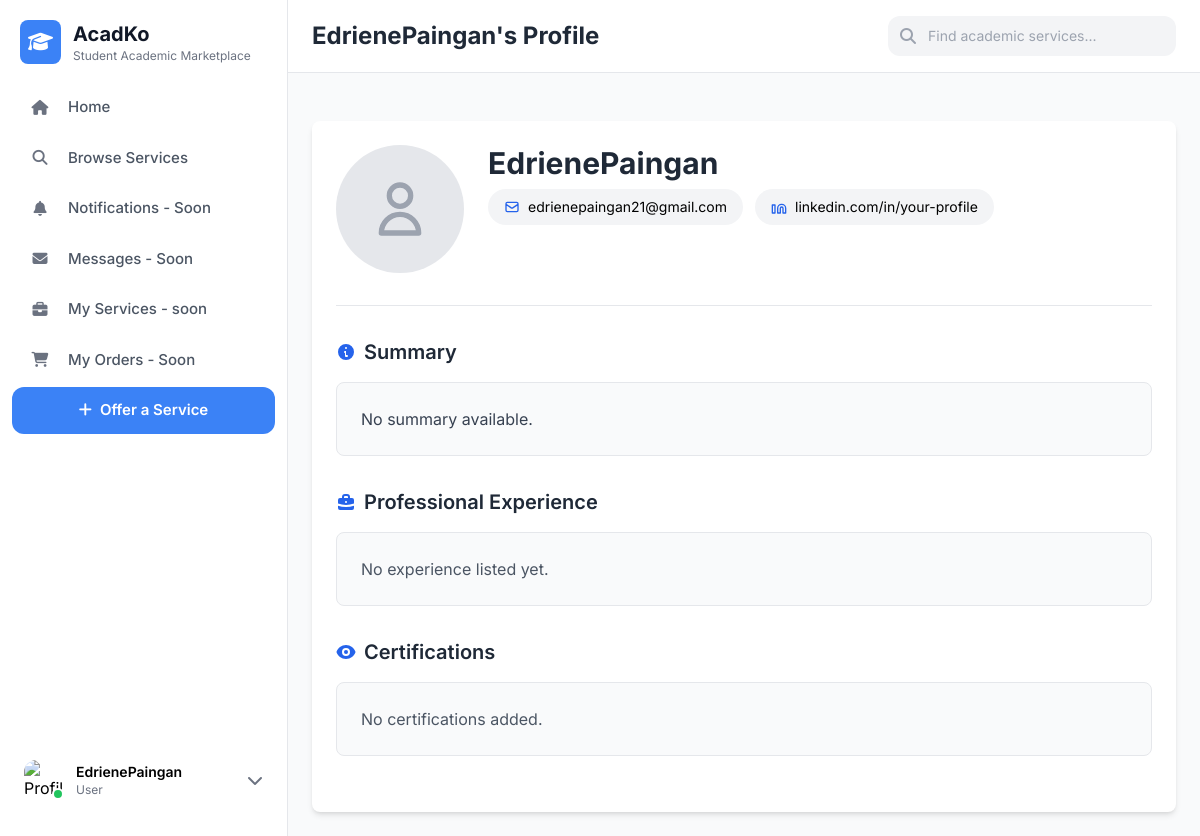
Before: /profile/1 with the older database file.
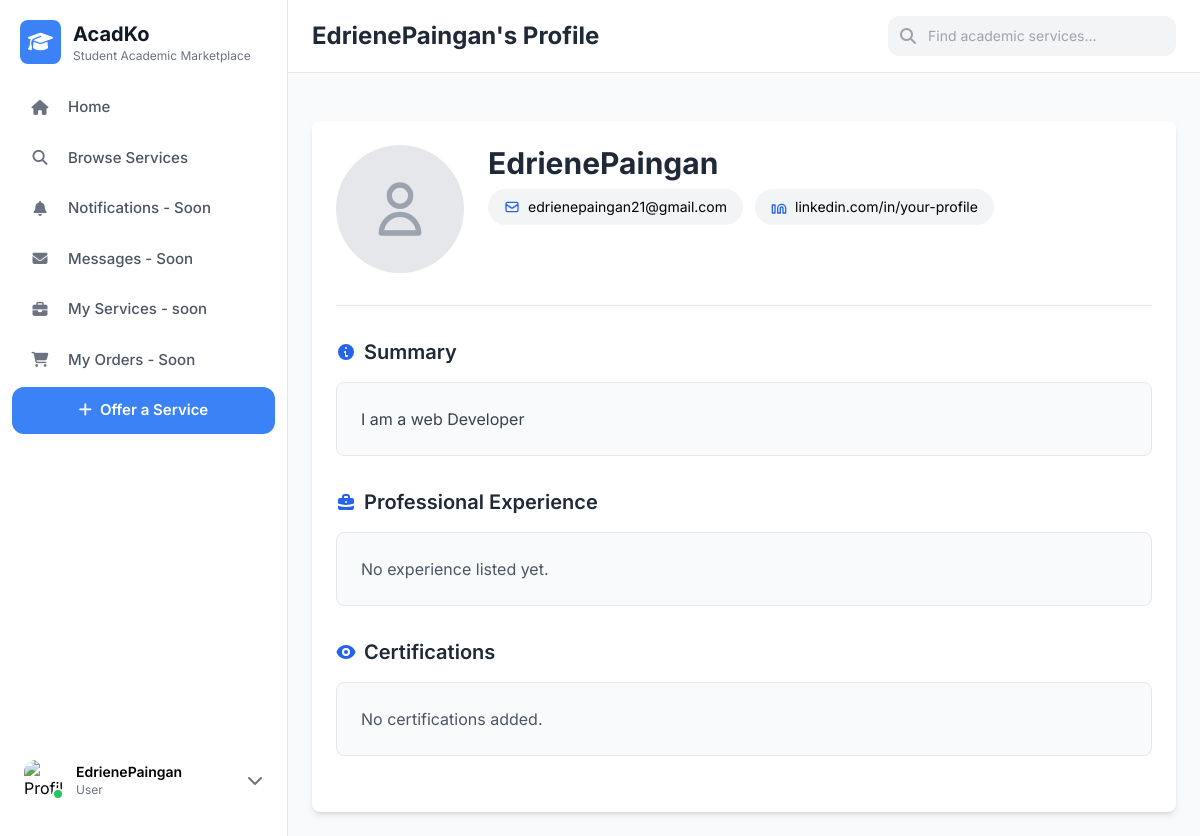
After: the same page with the newer database file.
### tables this page shows
CREATE TABLE users (
    id INTEGER PRIMARY KEY AUTOINCREMENT,
    username TEXT NOT NULL,
    email TEXT NOT NULL,
    hash TEXT NOT NULL
, profile_picture TEXT, skills TEXT, contact_info TEXT, description TEXT, experience TEXT, certifications TEXT, linkedin TEXT);

### app.py (the view)
@app.route('/profile/<int:user_id>')
def profile(user_id):
    conn = get_db_connection()
    cursor = conn.cursor()
    cursor.execute("SELECT * FROM users WHERE id = ?", (user_id,))
    user = cursor.fetchone()
    if not user:
        cursor.close()
        conn.close()
        return "User not found", 404
    current_user_id = session.get('user_id')
    is_owner = (current_user_id is not None and current_user_id == user['id'])
    cursor.close()
    conn.close()
    return render_template('public_profile_layout.html', user=user, edit=False, is_owner=is_owner)

### app.py (called while the page is built)
def get_db_connection():
    conn = sqlite3.connect("AcadKoDataBase.db")
    conn.row_factory = sqlite3.Row  # lets you access columns by name
    return conn

### templates/public_profile_layout.html (shortened to what this page needs)
{% extends "private_layout.html" %}
{% block h1 %}
<div class="flex justify-between items-center gap-4">
    <h1 class="text-2xl font-bold text-gray-800 flex-1 truncate">
        {{ user.username }}'s Profile
    </h1>
</div>
{% endblock %}
{% block content %}
  <main class="container mx-auto p-6 bg-white mt-6 rounded-lg shadow-md max-w-4xl">
    <section class="mb-8 flex flex-col md:flex-row items-start gap-6 border-b pb-8">
      <div class="relative group">
        <div class="w-32 h-32 rounded-full bg-gray-200 flex items-center justify-center overflow-hidden">
          {% if user.profile_picture %}
            <img src="{{ user.profile_picture }}" alt="Profile" class="w-full h-full object-cover">
          {% else %}
            <svg xmlns="http://www.w3.org/2000/svg" class="h-16 w-16 text-gray-400" fill="none" viewBox="0 0 24 24" stroke="currentColor">
              <path stroke-linecap="round" stroke-linejoin="round" stroke-width="2" d="M16 7a4 4 0 11-8 0 4 4 0 018 0zM12 14a7 7 0 00-7 7h14a7 7 0 00-7-7z" />
            </svg>
          {% endif %}
        </div>
      </div>
      <div class="flex-1">
        <h2 class="text-3xl font-bold text-gray-800 mb-2">{{ user.username }}</h2>
        <div class="flex flex-wrap gap-3 mb-4">
          <div class="flex items-center bg-gray-100 rounded-full px-4 py-2 text-sm">
            <svg xmlns="http://www.w3.org/2000/svg" class="h-4 w-4 mr-2 text-blue-600" fill="none" viewBox="0 0 24 24" stroke="currentColor">
              <path stroke-linecap="round" stroke-linejoin="round" stroke-width="2" d="M3 8l7.89 5.26a2 2 0 002.22 0L21 8M5 19h14a2 2 0 002-2V7a2 2 0 00-2-2H5a2 2 0 00-2 2v10a2 2 0 002 2z" />
            </svg>
            {{ user.email }}
          </div>
          <div class="flex items-center bg-gray-100 rounded-full px-4 py-2 text-sm">
            {{ user.linkedin or "linkedin.com/in/your-profile" }}
          </div>
        </div>
      </div>
    </section>
    <section class="mb-8">
      <div class="flex items-center justify-between mb-4">
        <h2 class="text-xl font-semibold text-gray-800 flex items-center gap-2">
          <svg xmlns="http://www.w3.org/2000/svg" class="h-5 w-5 text-blue-600" viewBox="0 0 20 20" fill="currentColor">
            <path fill-rule="evenodd" d="M18 10a8 8 0 11-16 0 8 8 0 0116 0zm-7-4a1 1 0 11-2 0 1 1 0 012 0zM9 9a1 1 0 000 2v3a1 1 0 001 1h1a1 1 0 100-2h-1V9z" clip-rule="evenodd" />
          </svg>
          Summary
        </h2>
      </div>
      <div class="bg-gray-50 p-6 rounded-lg border border-gray-200">
        <p class="text-gray-700 whitespace-pre-line">{{ user.description or "No summary available." }}</p>
      </div>
    </section>
    <section class="mb-8">
      <div class="flex items-center justify-between mb-4">
        <h2 class="text-xl font-semibold text-gray-800 flex items-center gap-2">
          Professional Experience
        </h2>
      </div>
      <div class="bg-gray-50 p-6 rounded-lg border border-gray-200">
        <div class="space-y-4">
          {% if user.experience %}
            {% for exp in user.experience.split('\n') %}
              <p class="text-gray-700">{{ exp }}</p>
            {% endfor %}
          {% else %}
            <p class="text-gray-600">No experience listed yet.</p>
          {% endif %}
        </div>
      </div>
    </section>
    <section class="mb-8">
      <div class="flex items-center justify-between mb-4">
        <h2 class="text-xl font-semibold text-gray-800 flex items-center gap-2">
          Certifications
        </h2>
      </div>
      <div class="bg-gray-50 p-6 rounded-lg border border-gray-200">
        {% if user.certifications %}
          <ul class="list-disc list-inside text-gray-700 space-y-1">
            {% for cert in user.certifications.split(',') %}
              <li>{{ cert.strip() }}</li>
            {% endfor %}
          </ul>
        {% else %}
          <p class="text-gray-600">No certifications added.</p>
        {% endif %}
      </div>
    </section>
  </main>
{% endblock %}

### templates/private_layout.html (shortened to what this page needs)
<!DOCTYPE html>
<html lang="en">
<head>
  <script src="https://cdn.tailwindcss.com"></script>
  <link rel="stylesheet" href="https://cdnjs.cloudflare.com/ajax/libs/font-awesome/6.4.0/css/all.min.css"/>
</head>
<body class="bg-gray-50">
  <div class="flex h-screen">
    <aside class="min-w-[260px] md:w-72 bg-white border-r border-gray-200 flex flex-col">
      <div class="p-5 pb-3">
        <div class="flex items-center space-x-3">
          <div class="p-2 bg-primary-500 rounded-lg">
            <i class="fas fa-graduation-cap text-white text-xl"></i>
          </div>
          <div>
            <span class="text-xl font-bold text-gray-900">AcadKo</span>
            <p class="text-xs text-gray-500">Student Academic Marketplace</p>
          </div>
        </div>
      </div>
      <nav class="flex-1 px-3 space-y-1 text-[15px] font-medium mt-2">
        <a href="/dashboard" class="nav-item flex items-center space-x-4 px-4 py-3 rounded-xl hover:bg-gray-100 text-gray-600 transition-colors">
          <i class="fas fa-home w-6 text-center text-gray-500"></i><span>Home</span>
        </a>
        <a href="#" id="browseServices" class="nav-item flex items-center space-x-4 px-4 py-3 rounded-xl hover:bg-gray-100 text-gray-600 transition-colors">
          <i class="fas fa-search w-6 text-center text-gray-500"></i><span>Browse Services</span>
        </a>
        <a href="#" class="nav-item flex items-center space-x-4 px-4 py-3 rounded-xl hover:bg-gray-100 text-gray-600 transition-colors coming-soon">
          <i class="fas fa-bell w-6 text-center text-gray-500"></i><span>Notifications - Soon</span>
        </a>
        <a href="#" class="nav-item flex items-center space-x-4 px-4 py-3 rounded-xl hover:bg-gray-100 text-gray-600 transition-colors coming-soon">
          <i class="fas fa-envelope w-6 text-center text-gray-500"></i><span>Messages - Soon</span>
        </a>
        <a href="#" id="browseServices" class="nav-item flex items-center space-x-4 px-4 py-3 rounded-xl hover:bg-gray-100 text-gray-600 transition-colors">
          <i class="fas fa-briefcase w-6 text-center text-gray-500"></i><span>My Services - soon</span>
        </a>
        <a href="#" class="nav-item flex items-center space-x-4 px-4 py-3 rounded-xl hover:bg-gray-100 text-gray-600 transition-colors">
          <i class="fas fa-shopping-cart w-6 text-center text-gray-500"></i><span>My Orders - Soon</span>
        </a>
        <a href="/add_service" class="mt-6 w-full bg-primary-500 hover:bg-primary-600 text-white font-semibold py-3 px-4 rounded-xl transition-all inline-block text-center">
          <i class="fas fa-plus mr-2"></i>Offer a Service
        </a>
      </nav>
      <div class="p-4 mt-auto mb-3 relative">
        <div id="profileBtn"
             class="flex items-center justify-between p-2 rounded-xl hover:bg-gray-100 cursor-pointer transition-colors">
          <div class="flex items-center space-x-3">
            <div class="relative">
              <img src="https://images.unsplash.com/photo-1472099645785-5658abf4ff4e?auto=format&fit=facearea&facepad=2&w=256&h=256&q=80"
                alt="Profile" class="w-10 h-10 rounded-xl object-cover" />
              <span class="absolute bottom-0 right-0 w-3 h-3 bg-green-500 rounded-full border-2 border-white"></span>
            </div>
            <div>
              <p class="text-sm font-semibold truncate">{{ user.username }}</p>
              <p class="text-xs text-gray-500 truncate">User</p>
            </div>
          </div>
          <i class="fas fa-chevron-down text-gray-500"></i>
        </div>
      </div>
    </aside>
    <div class="flex-1 flex flex-col overflow-hidden">
      <header class="bg-white border-b border-gray-200 flex items-center justify-between px-6 py-4 sticky top-0 z-10">
        <h1 class="text-xl font-bold text-gray-900">{% block h1 %}{% endblock %}</h1>
        <div class="relative w-72">
          <input type="text" id="searchBar" placeholder="Find academic services..."
            class="w-full bg-gray-100 rounded-xl py-2.5 px-4 pl-10 text-sm focus:outline-none focus:ring-2 focus:ring-primary-500 focus:bg-white transition-all" />
          <i class="fas fa-search absolute left-3 top-3 text-gray-400"></i>
        </div>
      </header>
      <main class="flex-1 overflow-y-auto p-6 bg-gray-50">
        <div class="max-w-4xl mx-auto">
          {% block content %}{% endblock %}
        </div>
      </main>
    </div>
  </div>
</body>
</html>

### templates/private_layout.html (style rules this page uses)
body { font-family: 'Inter', sans-serif; }
.coming-soon { @apply after:content-['(Soon)'] after:ml-2 after:text-xs after:text-gray-400; }

Changed rows visible on the page:
changed users "EdrienePaingan": description (not shown) → "I am a web Developer"
Other visible differences:
{{ user.description or "No summary available." }}: "No summary available." → (not shown)
